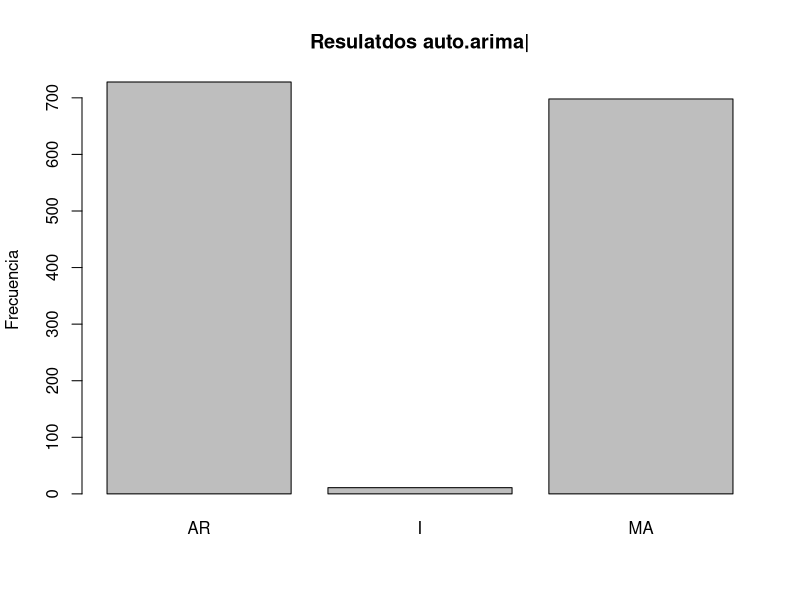

Here is the R script that generated this plot: (Note: this script raises an error after producing the figure.)
sum_vector <- c(728, 11, 698)

# Crear un vector para etiquetar las barras
labels <- c("AR", "I", "MA")

# Crear la gráfica de barras
barplot(sum_vector,main = "Resulatdos auto.arima|", names.arg = labels, ylab = "Frecuencia")
par(mar = c(5, 4, 4, 4) + 0.1)
colSums(all_models > 0)
